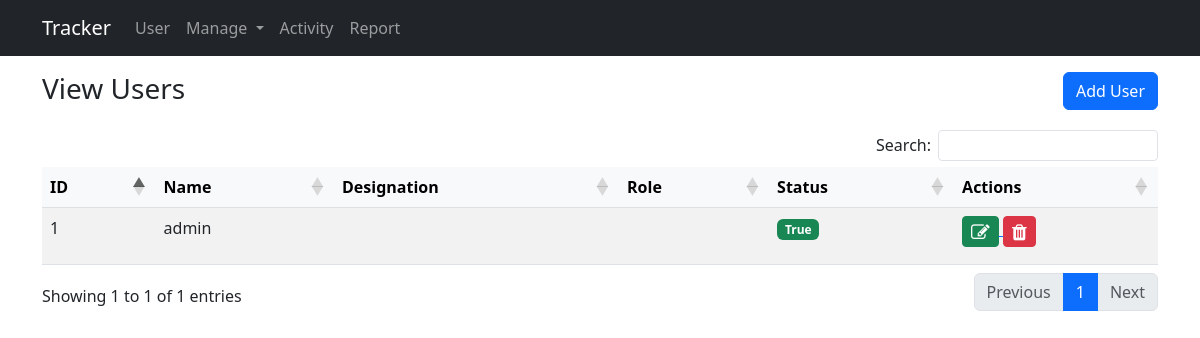
/users_view/, run on an earlier commit of the app's database.
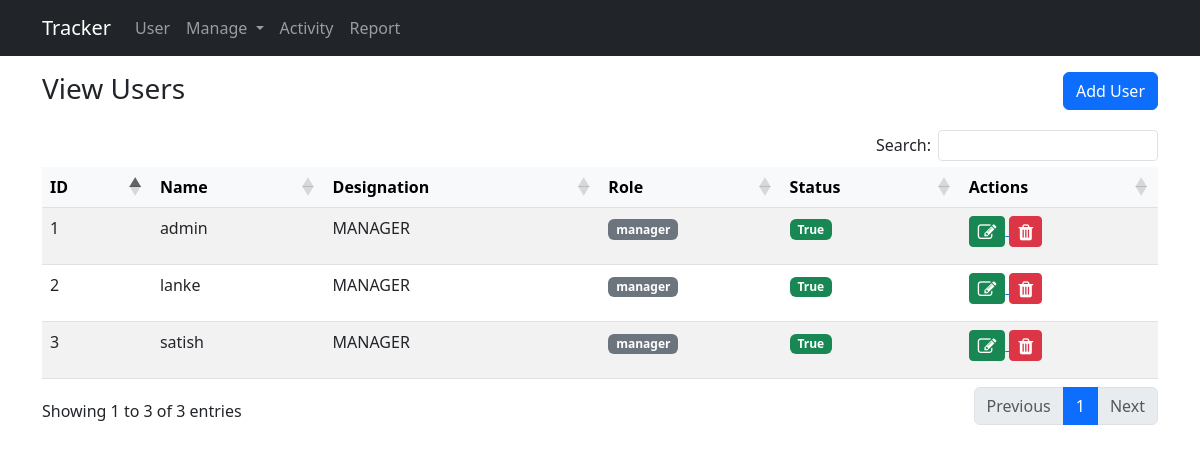
And on a later commit of the database.
### web/models.py (models this page shows, shortened)
class CustomUser(AbstractBaseUser, PermissionsMixin):
    userTypeId = models.CharField(max_length=100,null=True)
    emp_id =  models.CharField(max_length=100, unique=True,null=True)
    username = models.CharField(max_length=100, unique=True,db_index=True)
    password = models.CharField(max_length=100, null=True, blank=True)
    first_name = models.CharField(max_length=50,blank=True)
    date_joined=models.DateField(auto_now=True)
    last_name = models.CharField(max_length=50, null=True, blank=True)
    gender = models.CharField(max_length=20, null=True, blank=True)
    date_of_birth = models.DateField(null=True)
    email=models.EmailField(null=True, blank=True)
    primary_phn= models.CharField(max_length=20,blank=True)
    secondary_phn = models.CharField(max_length=20,blank=True)
    designation = models.ForeignKey(DesignationMaster, on_delete=models.CASCADE,null=True)
    role = models.ForeignKey(RoleMaster, on_delete=models.CASCADE,null=True)
    org_name =  models.CharField(max_length=100,null=True)
    status = models.ForeignKey(Status, on_delete=models.CASCADE,null=True)
    is_active = models.BooleanField(default=True)
    is_staff = models.BooleanField(default=False)
    is_superuser = models.BooleanField(default=False)
    groups = models.ManyToManyField(
        'auth.Group',
        blank=True,
        related_name='customuser_set',
        related_query_name='customuser',
    )
    user_permissions = models.ManyToManyField(
        'auth.Permission',
        blank=True,
        related_name='customuser_set',
        related_query_name='customuser',
    )
    created_at = models.DateTimeField(auto_now_add=True,null=True)
    objects = CustomUserManager()
    USERNAME_FIELD = 'username'

class DesignationMaster(models.Model):
    name = models.CharField(max_length=100, null=True, blank=True)
    code = models.CharField(max_length=100, null=True, blank=True)
    created_at = models.DateTimeField(auto_now_add=True)

class RoleMaster(models.Model):
    name = models.CharField(max_length=100, null=True, blank=True)
    is_active = models.BooleanField(default=True)
    created_at = models.DateTimeField(auto_now_add=True)

### web/views.py (the view)
# urls.py: path('users_view/', views.users_view, name='users_view'),
def users_view(request):
    users = CustomUser.objects.all()
    context = {"users":users}
    return render(request, 'user.html',context)

### web/templates/user.html (shortened to what this page needs)
{% extends "base.html" %}
{% block content %}
  <div class="container mt-3">
    <div class="row">
      <div class="col-6">
        <h3 class="page-title">View Users</h3>
      </div>
      <div class="col-6 text-end">
        <a class="btn btn-primary" href="{% url 'create_user' %}">Add User</a>
      </div>
    </div>
  </div>
  <div class="container mt-3">
    <div class="table-responsive">
      <table id="exampleDT" class="table table-hover table-striped">
        <thead class="table-light text-center">
          <tr>
            <th scope="col">ID</th>
            <th scope="col">Name</th>
            <th scope="col">Designation</th>
            <th scope="col">Role</th>
            <th scope="col">Status</th>
            <th scope="col">Actions</th>
          </tr>
        </thead>
        <tbody>
          {% for user in users %}
          <tr>
            <td>{{user.id}}</td>
            <td>{{user.username}}</td>
            <td>{{user.designation.name}}</td>
            <td>
              <span class="badge bg-secondary">{{user.role.name}}</span>
            </td>
            <td><p class="badge bg-success">{{user.is_active}}</p></td>
            <td>
              <a href={% url 'edit_user' user.id %} >
                <button type="button" class="btn btn-success btn-sm"><i class="fa fa-edit fa-lg"></i></button>
            </a>
            <a  href="#myModal" data-target="#myModal" data-toggle="modal" onClick = "openSolution('{{ user.id }}')">
              <button type="button"  class="btn btn-danger btn-sm"><i class="fa fa-trash fa-lg"></i></button>
          </a>
            </td>
          </tr>
          {% endfor %}
        </tbody>
      </table>
</div>
    </div>
  {% endblock %}

### web/templates/base.html (shortened to what this page needs)
<!DOCTYPE html>
<html lang="en">
<head>
    <link href="https://cdn.jsdelivr.net/npm/bootstrap@5.2.3/dist/css/bootstrap.min.css" rel="stylesheet">
    <link rel="stylesheet" href="https://cdnjs.cloudflare.com/ajax/libs/twitter-bootstrap/5.3.0/css/bootstrap.min.css">
    <link rel="stylesheet" href="https://cdn.datatables.net/1.13.6/css/dataTables.bootstrap5.min.css">
    <link rel="stylesheet" href="https://cdn.datatables.net/buttons/2.4.1/css/buttons.bootstrap5.min.css">
    <link rel="stylesheet" href="https://cdnjs.cloudflare.com/ajax/libs/font-awesome/4.7.0/css/font-awesome.min.css" />
</head>
<body>
    <nav class="navbar navbar-expand-lg navbar-dark bg-dark sticky-top">
        <div class="container">
            <a class="navbar-brand" href="dashboard.html">Tracker</a>
            <div class="collapse navbar-collapse" id="navbarNav">
                <ul class="navbar-nav">
                    <li class="nav-item">
                        <a class="nav-link" href="{% url 'users_view' %}">User</a>
                    </li>
                    <li class="nav-item dropdown">
                        <a class="nav-link dropdown-toggle" href="#" id="navbarDropdown" role="button"
                            data-bs-toggle="dropdown" aria-expanded="false">
                            Manage
                        </a>
                    </li>
                    <li class="nav-item">
                        <a class="nav-link" href="activity.html">Activity</a>
                    </li>
                    <li class="nav-item">
                        <a class="nav-link" href="{% url 'report_view' %}">Report</a>
                    </li>
                </ul>
        </div>
    </nav>
    {% block content %}{% endblock %}
</body>
</html>

What changed in the data, as far as the page shows it:
changed CustomUser "admin": designation.name (not shown) → "MANAGER"; role.name (not shown) → "manager"
added CustomUser: id "2", username "lanke", designation.name "MANAGER", role.name "manager", is_active "True"
added CustomUser: id "3", username "satish", designation.name "MANAGER", role.name "manager", is_active "True"
Also different on the page:
text written by a page script: "Search: Showing 1 to 1 of 1 entries Previous 1 Next" → "Search: Showing 1 to 3 of 3 entries Previous 1 Next"
